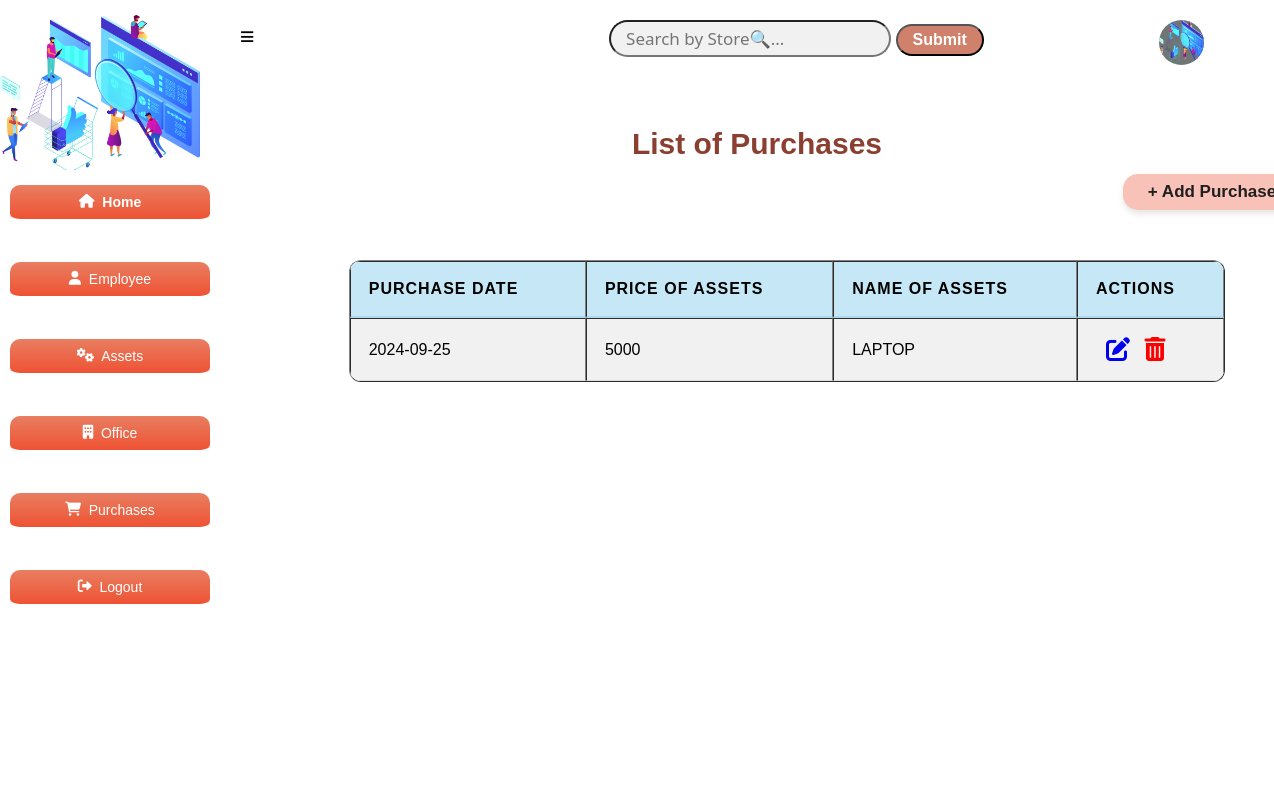
/purchase, run on the app's committed database.
### app.py (models this page shows, shortened)
class Purchase(db.Model):
    __tablename__ = "purchases"
    id=db.Column(db.Integer, primary_key=True)
    date=db.Column(db.String(10))
    store=db.Column(db.String(10))
    warranty_period=db.Column(db.Integer)
    equipment_rel=db.relationship('Equipment', backref='equipment_purchase')

### app.py (the view)
@app.route('/purchase')
def purchase():
    purchases = Purchase.query.all()
    return render_template('purchaseList.html', purchases=purchases)

### app.py (called while the page is built)
@app.before_request
def create_table():
    db.create_all()

### templates/purchaseList.html (shortened to what this page needs)
<!DOCTYPE html>
<html lang="en">
<head>
    <link
    rel="stylesheet"
    href="{{ url_for('static', filename='main.css') }}"
    />
    <link rel="stylesheet" href="https://cdnjs.cloudflare.com/ajax/libs/font-awesome/4.7.0/css/font-awesome.min.css">
    <link rel="stylesheet" href="https://cdnjs.cloudflare.com/ajax/libs/font-awesome/6.0.0-beta3/css/all.min.css">
</head>
<body>
    <div class="header">
        <a href="#" id="sidebar-icon">&#8801;</a>
        <input type="search" id="query" name="search" placeholder="Search by Store🔍...">
        <button id="search-button">Submit</button>
        <a href="#"><img src="{{ url_for('static', filename='bg4.png') }}" alt="logo"></a>
    </div>
    <section class="sidebar">
        <div class="logo">
            <img src="{{ url_for('static', filename='bg4.png') }}" alt="logo">
        </div>
        <div class="content">
            <a href="/entry_point" class="home active"><i class="fas fa-home"></i>&nbsp; Home</a><br>
            <a href="/employee" class="home"><i class="fas fa-user"></i>&nbsp;  Employee</a><br>
            <a href="/equipment" class="home"><i class="fas fa-cogs"></i>&nbsp;  Assets</a><br>
            <a href="/location" class="home"><i class="fas fa-building"></i>&nbsp;  Office</a><br>
            <a href="/purchase" class="home"><i class="fas fa-shopping-cart"></i> &nbsp; Purchases</a><br>
            <a href="/login" class="home"><i class="fas fa-sign-out-alt"></i>&nbsp;  Logout</a>
          </div>
    </section>
    <h1 class="marquee">List of Purchases</h1>
    <div class="purchase-form">
        <a href="/add-purchase" class="btn1">+ Add Purchase</a>
        <table border="1">
            <thead>
                <tr>
                    <th>Purchase Date</th>
                    <th>Price Of Assets</th>
                    <th>Name Of Assets</th>
                    <th>Actions</th>
                </tr>
            </thead>
            <tbody id="table-results">
                {% for purchase in purchases %}
                    <tr>
                        <td>{{ purchase.date }}</td>
                        <td>{{ purchase.store }}</td>
                        <td>{{ purchase.warranty_period }}</td>
                        <td class="action">
                            <a href="/edit_purchase{{ purchase.id }}"><i class="fa fa-edit" style="font-size:24px"></i></a>
                            <a href="/delete_purchase{{ purchase.id }}"><i class="fa fa-trash-o" style="font-size:24px"></i></a>
                        </td>
                    </tr>
                {% endfor %}
            </tbody>
        </table>
    </div>
</body>
</html>

### static/main.css (style rules this page uses)
body { margin: 0; padding: 0; font-family: Verdana, sans-serif; background-color: #ffffff; height: auto; }
.header { background: #FFFFFF; padding: 20px; }
.header input { padding: 5px 15px; font-size: 17px; font-family: 'Segoe UI', Tahoma, Geneva, Verdana, sans-serif; border-radius: 20px; margin-left: 350px; background-color: #F1F1F1; }
.header button { padding: 5px 15px; font-size: 16px; border-radius: 20px; background: #cf816b; color: #fff; font-weight: bold; }
.header img { width: 45px; height: 45px; background: #707576; border-radius: 50%; float: right; justify-content: center; margin-right: 50px; transition: transform 0.3s ease; }
#sidebar-icon { margin-left: 220px; font-size: 25px; text-decoration: none; color: #000; font-weight: bold; cursor: pointer; transition: color 0.3s ease, transform 0.3s ease; }
.sidebar { position: fixed; top: 0; left: 0; width: 220px; height: 100vh; background: #FFFFFF; border-top: 5px solid #fff; border-radius: 0 20px 20px 0; overflow: hidden; transition: transform 0.3s ease, background 0.3s ease; }
.logo { width: 200px; height: 180px; background: #FFFFFF; display: flex; justify-content: center; align-items: center; border-radius: 0 20px 0 0; }
.logo img { width: 200px; display: block; margin: auto; background-color: rgba(255, 255, 255, 0.938); border-radius: 0px; }
.content { background: #FFFFFF; width: 220px; height: calc(100vh - 180px); position: fixed; top: 170px; z-index: 1; border-top: 5px solid #fff; overflow-y: auto; border-radius: 0 0 20px 0; }
.content a { display: flex; text-decoration: none; color: #FFFFFF; font-size: 14px; border-bottom: 5px solid white; padding: 9px 12px; justify-content: center; transition: background 0.3s ease, transform 0.3s ease; border-radius: 10px; margin: 10px; background: linear-gradient(to bottom, #e97e61, #ee5233); }
.home { border: none; outline: none; padding: 10px 16px; background: #22577A; cursor: pointer; }
.active, .home:hover { color: black; font-weight: bold; }
h1 { display: flex; font-size: 30px; flex-wrap: wrap; justify-content: center; margin-left: 240px; margin-top: 50px; color: #8A3F30; }
.purchase-form { display: flex; justify-content: center; align-items: center; flex-direction: column; margin-left: 300px; }
table { width: 90%; max-width: 1200px; border-collapse: separate; border-spacing: 0; margin-top: 30px; margin-left: auto; margin-right: auto; background: #ffffff; border-radius: 12px; overflow: hidden; }
th, td { padding: 18px; text-align: left; font-size: 1em; border-bottom: 1px solid #ddd; }
th { background-color: #c6e8f6; font-weight: bold; text-transform: uppercase; letter-spacing: 1px; border-bottom: 2px solid #b0d8ec; }
tbody tr:nth-child(odd) { background-color: #f1f1f1; }
.btn1 { background: #F9C2B8; color: #201f1f; font-size: 0.7em; padding: 8px 25px; border-radius: 15px; transition: background-color 0.25s, box-shadow 0.25s, transform 0.25s; margin-bottom: 20px; text-decoration: none; font-size: 17px; display: block; margin-top: -7px; margin-right: -850px; font-weight: bold; justify-content: center; box-shadow: 0 4px 6px rgba(0, 0, 0, 0.1); }
.marquee { text-align: center; }
.action a { margin-left: 10px; }
.action .fa-trash-o { color: red; }

### data on the page
Purchase: date "2024-09-25", store "5000", warranty_period "LAPTOP"
